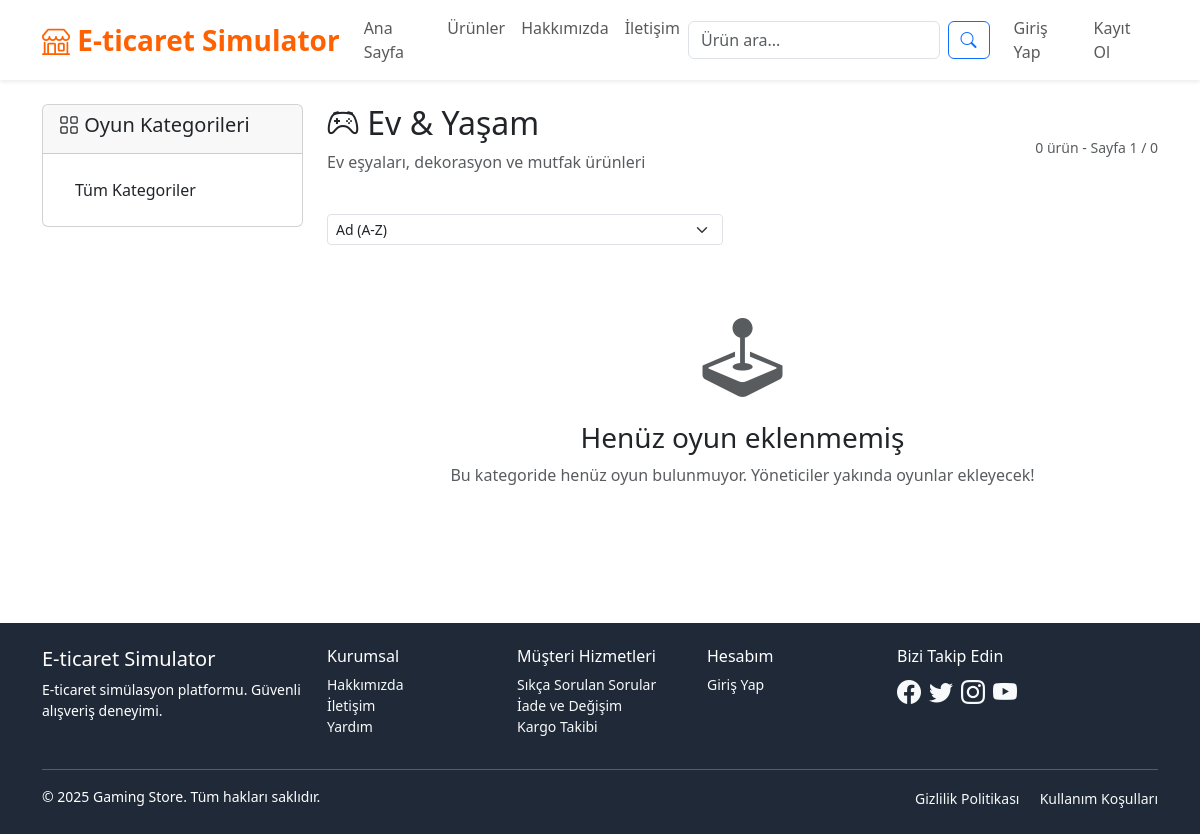
The app's page /urunler/kategori/3 with its own data.
### models/product.py (models this page shows, shortened)
class Category(db.Model):
    __tablename__ = 'categories'
    id = db.Column(db.Integer, primary_key=True)
    name = db.Column(db.String(100), nullable=False)
    description = db.Column(db.Text, nullable=True)
    is_active = db.Column(db.Boolean, default=True)
    created_at = db.Column(db.DateTime, default=datetime.utcnow)
    products = db.relationship('Product', backref='category', lazy=True)

### routes/products.py (the view)
@products_bp.route('/kategori/<int:category_id>')
def category(category_id):
    category = Category.query.get_or_404(category_id)
    page = request.args.get('sayfa', 1, type=int)
    sort_by = request.args.get('sirala', 'name')
    query = Product.query.filter_by(category_id=category_id, is_active=True)
    if sort_by == 'price_asc':
        query = query.order_by(Product.price.asc())
    elif sort_by == 'price_desc':
        query = query.order_by(Product.price.desc())
    elif sort_by == 'rating':
        query = query.order_by(Product.rating.desc())
    elif sort_by == 'newest':
        query = query.order_by(Product.created_at.desc())
    else:
        query = query.order_by(Product.name.asc())
    products = query.paginate(page=page, per_page=12, error_out=False)
    return render_template('products/category.html',
                         category=category,
                         products=products,
                         current_sort=sort_by)

### templates/products/category.html (shortened to what this page needs)
{% extends "base.html" %}
{% block content %}
<div class="container py-4">
    <div class="row">
        <div class="col-lg-3">
            <div class="card">
                <div class="card-header">
                    <h5><i class="bi bi-grid"></i> Oyun Kategorileri</h5>
                </div>
                <div class="card-body">
                    <div class="list-group list-group-flush">
                        <a href="{{ url_for('products.index') }}" class="list-group-item list-group-item-action">
                            Tüm Kategoriler
                        </a>
                    </div>
                </div>
            </div>
        </div>
        <div class="col-lg-9">
            <div class="d-flex justify-content-between align-items-center mb-4">
                <div>
                    <h2><i class="bi bi-controller"></i> {{ category.name }}</h2>
                    <p class="text-muted">{{ category.description }}</p>
                </div>
                <div>
                    <small class="text-muted">
                        {{ products.total }} ürün - Sayfa {{ products.page }} / {{ products.pages }}
                    </small>
                </div>
            </div>
            <div class="row mb-3">
                <div class="col-md-6">
                    <form method="GET" class="d-flex">
                        <select name="sirala" class="form-select form-select-sm me-2" onchange="this.form.submit()">
                            <option value="name" {% if current_sort == 'name' %}selected{% endif %}>Ad (A-Z)</option>
                        </select>
                    </form>
                </div>
            </div>
            {% if products.items %}
                <div class="row g-4">
                    {% for product in products.items %}
                    <div class="col-lg-4 col-md-6">
                        <div class="card product-card h-100">
                            {% if product.get_discount_percentage() > 0 %}
                            <div class="position-relative">
                                <span class="position-absolute top-0 start-0 m-2 discount-badge">
                                    %{{ product.get_discount_percentage() }} İndirim
                                </span>
                            </div>
                            {% endif %}
                            <img src="{{ product.image_url or '/static/img/no-image.png' }}" class="card-img-top" alt="{{ product.name }}" style="height: 200px; object-fit: cover;">
                            <div class="card-body d-flex flex-column">
                                <h6 class="card-title">{{ product.name[:50] }}{% if product.name|length > 50 %}...{% endif %}</h6>
                                {% if product.brand %}
                                <small class="text-muted mb-2">{{ product.brand }}</small>
                                {% endif %}
                                <div class="mb-2">
                                    {% if product.rating > 0 %}
                                    <div class="rating-stars">
                                        {% for i in range(1, 6) %}
                                            {% if i <= product.get_rating_stars() %}
                                                <i class="bi bi-star-fill"></i>
                                            {% else %}
                                                <i class="bi bi-star"></i>
                                            {% endif %}
                                        {% endfor %}
                                        <small class="text-muted ms-1">({{ product.review_count }})</small>
                                    </div>
                                    {% endif %}
                                </div>
                                <div class="mb-2">
                                    {% if product.original_price and product.original_price > product.price %}
                                    <span class="price-original">{{ product.get_formatted_original_price() }}</span><br>
                                    {% endif %}
                                    <span class="h5 price-discount">{{ product.get_formatted_price() }}</span>
                                </div>
                                <div class="mt-auto">
                                    {% if product.is_in_stock() %}
                                    <div class="d-grid gap-2">
                                        <a href="{{ url_for('products.detail', product_id=product.id) }}" class="btn btn-outline-primary btn-sm">
                                            <i class="bi bi-eye"></i> İncele
                                        </a>
                                        {% if current_user.is_authenticated %}
                                        <form method="POST" action="{{ url_for('cart.add_item', product_id=product.id) }}" class="d-inline">
                                            <input type="hidden" name="quantity" value="1">
                                            <button type="submit" class="btn btn-primary btn-sm w-100">
                                                <i class="bi bi-cart-plus"></i> Sepete Ekle
                                            </button>
                                        </form>
                                        {% endif %}
                                    </div>
                                    {% else %}
                                    <button class="btn btn-secondary btn-sm w-100" disabled>
                                        <i class="bi bi-x-circle"></i> Stokta Yok
                                    </button>
                                    {% endif %}
                                </div>
                            </div>
                        </div>
                    </div>
                    {% endfor %}
                </div>
                {% if products.pages > 1 %}
                <nav aria-label="Ürün sayfaları" class="mt-5">
                    <ul class="pagination justify-content-center">
                        {% if products.has_prev %}
                        <li class="page-item">
                            <a class="page-link" href="{{ url_for('products.category', category_id=category.id, sayfa=products.prev_num, sirala=current_sort) }}">Önceki</a>
                        </li>
                        {% endif %}
                        {% for page_num in products.iter_pages() %}
                            {% if page_num %}
                                {% if page_num != products.page %}
                                <li class="page-item">
                                    <a class="page-link" href="{{ url_for('products.category', category_id=category.id, sayfa=page_num, sirala=current_sort) }}">{{ page_num }}</a>
                                </li>
                                {% else %}
                                <li class="page-item active">
                                    <span class="page-link">{{ page_num }}</span>
                                </li>
                                {% endif %}
                            {% else %}
                            <li class="page-item disabled">
                                <span class="page-link">...</span>
                            </li>
                            {% endif %}
                        {% endfor %}
                        {% if products.has_next %}
                        <li class="page-item">
                            <a class="page-link" href="{{ url_for('products.category', category_id=category.id, sayfa=products.next_num, sirala=current_sort) }}">Sonraki</a>
                        </li>
                        {% endif %}
                    </ul>
                </nav>
                {% endif %}
            {% else %}
                <div class="text-center py-5">
                    <i class="bi bi-joystick display-1 text-muted"></i>
                    <h3 class="mt-3">Henüz oyun eklenmemiş</h3>
                    <p class="text-muted">Bu kategoride henüz oyun bulunmuyor. Yöneticiler yakında oyunlar ekleyecek!</p>
                </div>
            {% endif %}
        </div>
    </div>
</div>
{% endblock %}

### templates/base.html (style rules this page uses)
:root { --primary-color: #ff6000; --secondary-color: #4b5563; --success-color: #10b981; --warning-color: #f59e0b; --danger-color: #ef4444; }

### records on screen
Category: name "Ev & Yaşam", description "Ev eşyaları, dekorasyon ve mutfak ürünleri"

### other values on screen
{{ products.total }} "0"
{{ products.page }} "1"
{{ products.pages }} "0"
